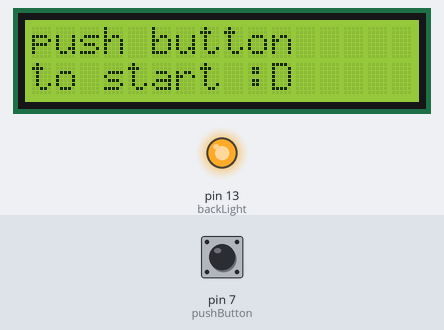
Bench run of a sketch on a simulated Arduino Uno, built with avr-gcc and run on an emulated ATmega328P. On the bench: 16×2 character LCD, output pins drawn as LEDs (lit = HIGH). The test bench sets the inputs (shaded band); at power-on: pin 7 (pushButton) HIGH. What the sketch prints to the serial monitor is not drawn.

Above: at 1.2 s.
1.3 s: pin 7 (pushButton) pulled LOW for 0.15 s
At 1.76 s:
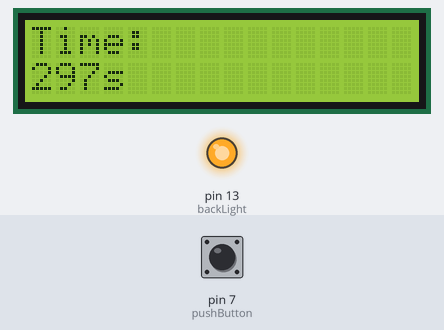
2.0 s: pin 7 (pushButton) pulled LOW for 1 s
At 2.97 s:
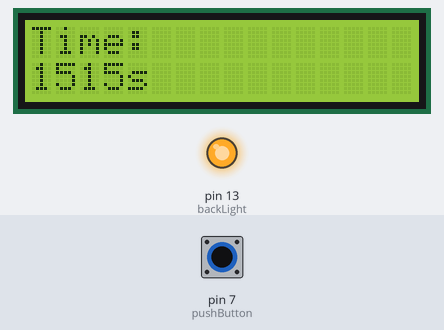
Timing chart, 0 to 5.0 s (numbered marks = the images above; inputs shaded):
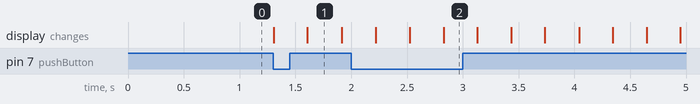

Measured:
- after the input at 1.3 s, the display: first changes at once (image 1 shows a later state)

The sketch:

stopwatch.ino
```cpp
/* ------------------------------------------------------------------------------- */
// character LCD example code
// www.hacktronics.com

#include <LiquidCrystal.h>

// Connections:
// rs (LCD pin 4) to Arduino pin 12
// rw (LCD pin 5) to Arduino pin 11
// enable (LCD pin 6) to Arduino pin 10
// LCD pin 15 to Arduino pin 13
// LCD pins d4, d5, d6, d7 to Arduino pins 5, 4, 3, 2
LiquidCrystal lcd(12, 11, 10, 5, 4, 3, 2);

int pushButton = 7;
int backLight = 13; // pin 13 will control the backlight

void setup() {
  pinMode(backLight, OUTPUT);
  pinMode(pushButton, INPUT);
  digitalWrite(backLight, HIGH); // turn backlight on. Replace 'HIGH' with 'LOW' to turn it off.
  lcd.begin(16, 2); // columns, rows.  use 16,2 for a 16x2 LCD, etc.
  lcd.clear(); // start with a blank screen
  // inicializa la comunicación serial en 9600 bits por segundo
  Serial.begin(9600);
}

int numPush = 0;
int timePush = 0;

void loop() {

  if (numPush == 0) {
    lcd.setCursor(0, 0); // set cursor to column 0, row 0 (the first row)
    lcd.print("push button"); // change text to whatever you like. keep it clean!
    lcd.setCursor(0, 1); // set cursor to column 0, row 1
    lcd.print("to start :D");
  } else if (numPush > 0) {
    lcd.setCursor(0, 0);
    lcd.print("Time:");
    lcd.setCursor(0, 1);
    int value = millis() - timePush;
    lcd.print(value);
    lcd.print("s");
  }

  int buttonState = digitalRead(pushButton);
  Serial.println(buttonState);
  Serial.println(numPush);

  if (buttonState == LOW) {
    numPush++;
    if (numPush == 1) {
      lcd.clear();
      timePush = millis();
    }
  }

  delay(1);
}
```
